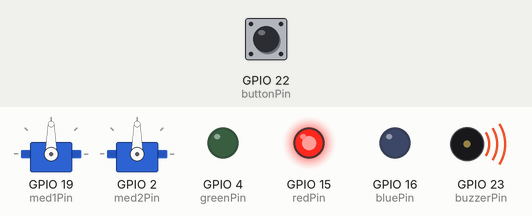
This sketch was run on a simulated ESP32. Shown: 2 × servo, output pins drawn as LEDs (lit = HIGH), buzzer (waves = sounding, pin HIGH). The inputs (shaded band) are chosen by the test bench; at power-on: GPIO 22 (buttonPin) LOW.

Above: at 0.92 s.
1.3 s: GPIO 22 (buttonPin) pulled HIGH for 0.25 s
At 2.9 s:
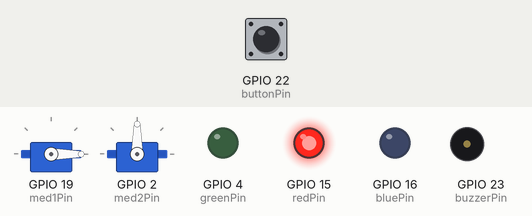
At 4.4 s:
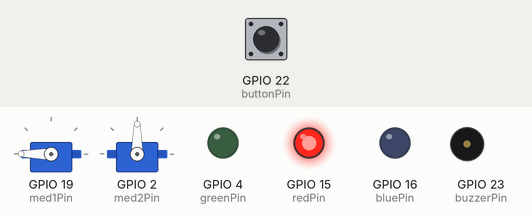
Timing chart, 0 to 17.0 s (numbered marks = the images above; inputs shaded):
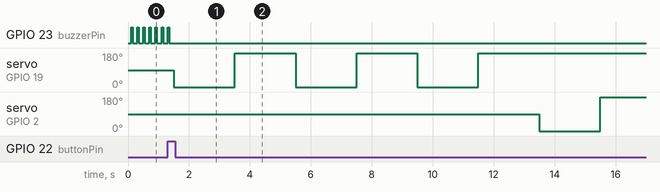

The sketch:

PillPal_Hardware_Code.ino
```cpp
#include <ESP32Servo.h>
const int redPin = 15;
const int greenPin = 4;
const int bluePin = 16;
const int buttonPin = 22;
const int med1Pin = 19;
const int med2Pin = 2;
const int buzzerPin = 23;
int buttonNew;
int buttonOld = 1;
int ledState = 0;
int dt = 100;
Servo med1;
Servo med2;

bool buttonPressed = 0;
int buttonCount = 0;

void setup() {
  // put your setup code here, to run once:
  pinMode(redPin, OUTPUT);
  pinMode(greenPin, OUTPUT);
  pinMode(bluePin, OUTPUT);
  pinMode(buttonPin, INPUT);
  pinMode(buzzerPin, OUTPUT);
  med1.attach(med1Pin);
  med2.attach(med2Pin);

  digitalWrite(redPin, HIGH);
  digitalWrite(greenPin, LOW);
  digitalWrite(bluePin, LOW);
}

void loop() {
  // put your main code here, to run repeatedly:
  checkButtonStatus();
  if(buttonPressed){
    giveMedicine(med1, 3);
    giveMedicine(med2, 2);
    digitalWrite(redPin, LOW);
    digitalWrite(greenPin, HIGH);
    digitalWrite(bluePin, LOW);
    buttonPressed = 0;
    buttonCount++;
  }
  else if(buttonPressed == 0 && buttonCount == 0){
  digitalWrite(buzzerPin, HIGH);
  delay(50);
  digitalWrite(buzzerPin, LOW);
  delay(50);
  }

}

void checkButtonStatus(){
  buttonNew = digitalRead(buttonPin);
  if(buttonOld == 0 && buttonNew == 1){
    if(ledState == 0){
      ledState = 1;
      buttonPressed = 1;
    }
    else{
      ledState = 0;
      buttonPressed = 1;

    }
  }
  buttonOld = buttonNew;
  delay(dt);
}

void giveMedicine(Servo &servo, int pills){
  while(pills > 0){
    servo.write(0);
    delay(2000);
    servo.write(180);
    delay(2000);
    pills--;
  }
}
```

Measured:
- after the input at 1.3 s, GPIO 23 (buzzerPin): goes on until 1.4 s, then stays LOW; servo on GPIO 19 (med1Pin): alternates 180° for 2.0 s and 0° for 2.0 s, 6 changes in all, then stays 180°, starting after 0.20 s; servo on GPIO 2 (med2Pin): 90° → 0° after 12.2 s, → 180° 2.0 s later
- by itself, GPIO 23 (buzzerPin): alternates HIGH for 0.05 s and LOW for 0.15 s
